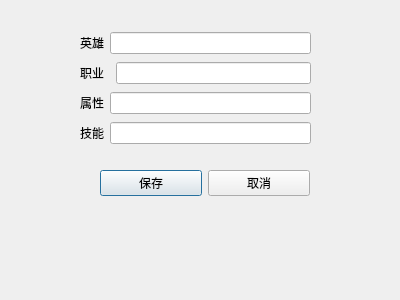
<?xml version="1.0" encoding="UTF-8"?>
<ui version="4.0">
 <class>Dlg_AddHero</class>
 <widget class="QDialog" name="Dlg_AddHero">
  <property name="geometry">
   <rect>
    <x>0</x>
    <y>0</y>
    <width>400</width>
    <height>300</height>
   </rect>
  </property>
  <property name="windowTitle">
   <string>Dialog</string>
  </property>
  <widget class="QWidget" name="widget" native="true">
   <property name="geometry">
    <rect>
     <x>100</x>
     <y>160</y>
     <width>210</width>
     <height>46</height>
    </rect>
   </property>
   <layout class="QGridLayout" name="gridLayout">
    <item row="0" column="0">
     <widget class="QPushButton" name="btn_save">
      <property name="text">
       <string>保存</string>
      </property>
     </widget>
    </item>
    <item row="0" column="1">
     <widget class="QPushButton" name="btn_cancel">
      <property name="text">
       <string>取消</string>
      </property>
     </widget>
    </item>
   </layout>
  </widget>
  <widget class="QWidget" name="widget_2" native="true">
   <property name="geometry">
    <rect>
     <x>80</x>
     <y>30</y>
     <width>231</width>
     <height>120</height>
    </rect>
   </property>
   <layout class="QGridLayout" name="gridLayout_2">
    <item row="0" column="0">
     <widget class="QLabel" name="label">
      <property name="text">
       <string>英雄</string>
      </property>
     </widget>
    </item>
    <item row="0" column="1" colspan="2">
     <widget class="QLineEdit" name="le_name"/>
    </item>
    <item row="1" column="0" colspan="2">
     <widget class="QLabel" name="label_2">
      <property name="text">
       <string>职业</string>
      </property>
     </widget>
    </item>
    <item row="1" column="2">
     <widget class="QLineEdit" name="le_career"/>
    </item>
    <item row="2" column="0">
     <widget class="QLabel" name="label_3">
      <property name="text">
       <string>属性</string>
      </property>
     </widget>
    </item>
    <item row="2" column="1" colspan="2">
     <widget class="QLineEdit" name="le_attribute"/>
    </item>
    <item row="3" column="0">
     <widget class="QLabel" name="label_4">
      <property name="text">
       <string>技能</string>
      </property>
     </widget>
    </item>
    <item row="3" column="1" colspan="2">
     <widget class="QLineEdit" name="le_skill"/>
    </item>
   </layout>
  </widget>
 </widget>
 <tabstops>
  <tabstop>le_name</tabstop>
  <tabstop>le_career</tabstop>
  <tabstop>le_attribute</tabstop>
  <tabstop>le_skill</tabstop>
  <tabstop>btn_save</tabstop>
  <tabstop>btn_cancel</tabstop>
 </tabstops>
 <resources/>
 <connections/>
</ui>
